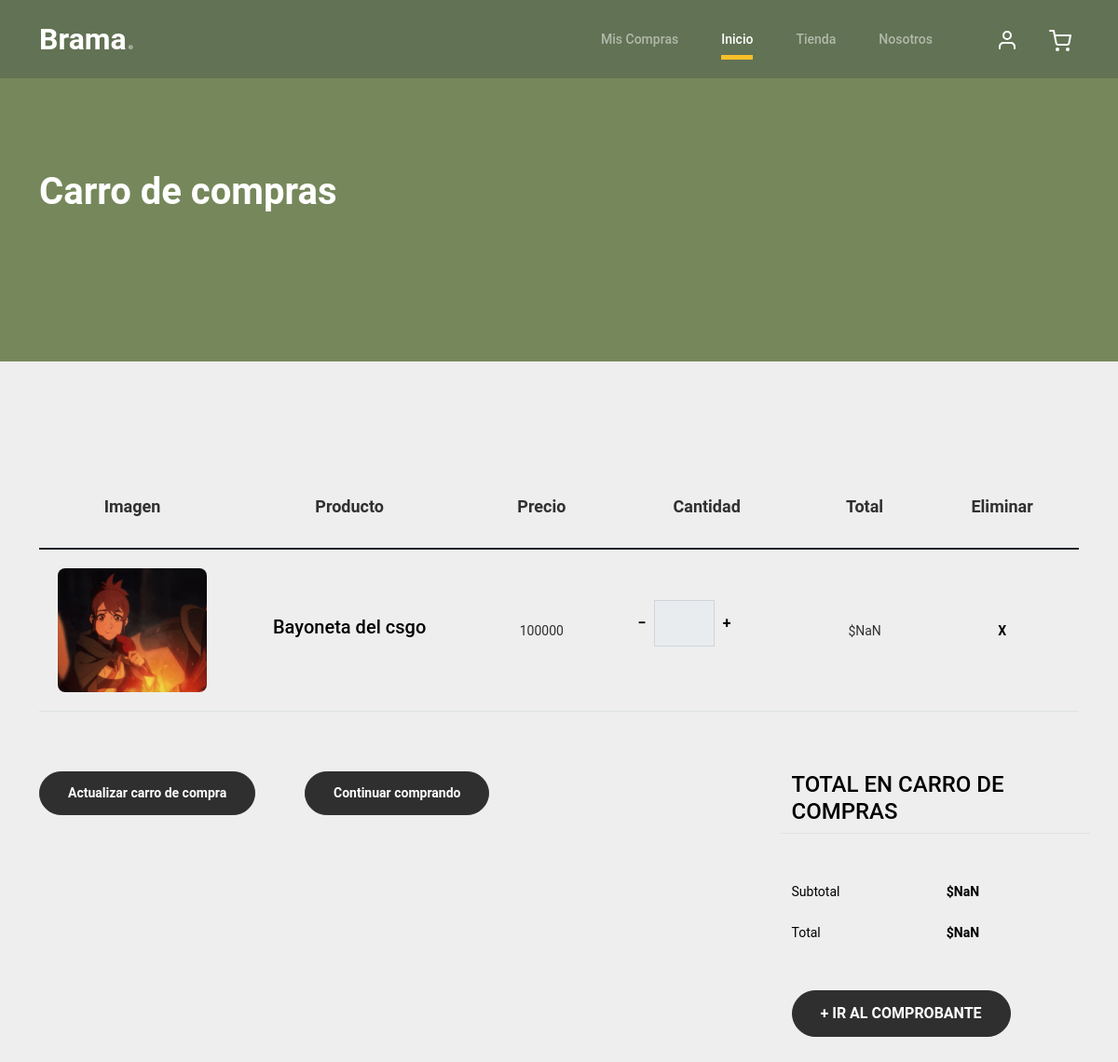
Page /cart/ on the committed database.
### aplicacion/models.py (models this page shows, shortened)
class Carrito(models.Model):
    usuario = models.ForeignKey(Usuario, on_delete=models.CASCADE, related_name='items')
    envio = models.ForeignKey(Envio, on_delete=models.CASCADE, related_name='items')
    producto = models.ForeignKey(Producto, on_delete=models.CASCADE)
    cantidad = models.IntegerField(validators=[MinValueValidator(1)])
    def get_total_price(self):
        return self.producto.precio * self.cantidad

class Producto(models.Model):
    cod_producto = models.AutoField(primary_key=True)
    nombre = models.CharField(max_length=50)
    tipo_producto = models.CharField(max_length=10, choices=TIPO_PRODUCTO, default='OTRO PRODUCTO')
    tipo_municion = models.CharField(max_length=100, choices=TIPO_MUNICION, default='OTRO')
    precio = models.IntegerField(validators=[MinValueValidator(1000), MaxValueValidator(999999999)])
    stock = models.IntegerField(default=0)
    imagen = models.ImageField(upload_to='productos', null=True)

### aplicacion/views.py (the view)
# urls.py: path('cart/', cart, name='cart'),
def cart (request):
    carritos=Carrito.objects.all()
    productos= Producto.objects.all()
    datos={
        "carritos":carritos,
        "productos":productos
    }
    return render(request, "aplicacion/cart.html", datos)

### aplicacion/templates/aplicacion/cart.html (shortened to what this page needs)
{% load static %}
<!doctype html>
<html lang="es">
<head>
    <link rel="stylesheet" href="{% static "aplicacion/css/bootstrap.min.css" %}">
    <link href="https://cdnjs.cloudflare.com/ajax/libs/font-awesome/6.0.0-beta3/css/all.min.css" rel="stylesheet">
    <link rel="stylesheet" href="{% static "aplicacion/css/tiny-slider.css" %}">
    <link rel="stylesheet" href="{% static "aplicacion/css/style.css" %}">
</head>
<body>
    <nav class="custom-navbar navbar navbar-expand-md navbar-dark bg-dark" arial-label="Furni navigation bar">
        <div class="container">
            <a class="navbar-brand" href="{% url "index" %}">Brama<span>.</span></a>
            <div class="collapse navbar-collapse" id="navbarsFurni">
                <ul class="custom-navbar-nav navbar-nav ms-auto mb-2 mb-md-0">
                    <li><a class="nav-link" href="{% url "miscompras" %}">Mis Compras</a></li>
                    <li class="nav-item active">
                        <a class="nav-link" href="{% url "index" %}">Inicio</a>
                    </li>
                    <li><a class="nav-link" href="{% url "shop" %}">Tienda</a></li>
                    <li><a class="nav-link" href="{% url "about" %}">Nosotros</a></li>
                </ul>
                <ul class="custom-navbar-cta navbar-nav mb-2 mb-md-0 ms-5">
                    <li><a class="nav-link" href="{% url "sesion" %}"><img src="{% static "aplicacion/img/user.svg" %}"></a></li>
                    <li><a class="nav-link" href="{% url "cart" %}"><img src="{% static "aplicacion/img/cart.svg" %}"></a></li>
                </ul>
            </div>
        </div>
    </nav>
    <div class="hero">
        <div class="container">
            <div class="row justify-content-between">
                <div class="col-lg-5">
                    <div class="intro-excerpt">
                        <h1>Carro de compras</h1>
                    </div>
                </div>
                <div class="col-lg-7">
                </div>
            </div>
        </div>
    </div>
    <div class="untree_co-section before-footer-section">
        <div class="container">
            <div class="row mb-5">
                <form class="col-md-12" method="post">
                    <div class="site-blocks-table">
                        <table class="table">
                            <thead>
                                <tr>
                                    <th class="product-thumbnail">Imagen</th>
                                    <th class="product-name">Producto</th>
                                    <th class="product-price">Precio</th>
                                    <th class="product-quantity">Cantidad</th>
                                    <th class="product-total">Total</th>
                                    <th class="product-remove">Eliminar</th>
                                </tr>
                            </thead>
                            <tbody>
                                {% for c in carritos %}
                                <tr>
                                    <td class="product-thumbnail">
                                        <img src="{{ c.producto.imagen.url }}" alt="Image" class="img-fluid">
                                    </td>
                                    <td class="product-name">
                                        <h2 class="h5 text-black">{{ c.producto.nombre }}</h2>
                                    </td>
                                    <td class="product-price"> {{ c.producto.precio }}</td>
                                    <td>
                                        <div class="input-group mb-3 d-flex align-items-center quantity-container"
                                             style="max-width: 120px;">
                                            <div class="input-group-prepend">
                                                <button class="btn btn-outline-black decrease" type="button">&minus;</button>
                                            </div>
                                            <input type="text" class="form-control text-center quantity-amount"
                                                   value="{{ c.carrito.cantidad }}" placeholder="" aria-label="Example text with button addon" aria-describedby="button-addon1" disabled>
                                            <div class="input-group-append">
                                                <button class="btn btn-outline-black increase" type="button">&plus;</button>
                                            </div>
                                        </div>
                                    </td>
                                    <td class="product-total"> {{ c.get_total_price }}</td>
                                    <td><a href="#" class="btn btn-black btn-sm btn-remove">X</a></td>
                                </tr>
                                {% endfor %}
                            </tbody>
                        </table>
                    </div>
                </form>
            </div>
            <div class="row">
                <div class="col-md-6">
                    <div class="row mb-5">
                        <div class="col-md-6 mb-3 mb-md-0">
                            <button class="btn btn-black btn-sm btn-block" id="updateCartButton">Actualizar carro de compra</button>
                        </div>
                        <div class="col-md-6">
                            <a href="{% url "shop" %}" class="btn btn-black btn-sm btn-block">Continuar comprando</a>
                        </div>
                    </div>
                </div>
                <div class="col-md-6 pl-5">
                    <div class="row justify-content-end">
                        <div class="col-md-7">
                            <div class="row">
                                <div class="col-md-12 text-right border-bottom mb-5">
                                    <h3 class="text-black h4 text-uppercase">Total en Carro de compras</h3>
                                </div>
                            </div>
                            <div class="row mb-3">
                                <div class="col-md-6">
                                    <span class="text-black">Subtotal</span>
                                </div>
                                <div class="col-md-6 text-right">
                                    <strong class="text-black" id="subtotal">$0 </strong>
                                </div>
                            </div>
                            <div class="row mb-5">
                                <div class="col-md-6">
                                    <span class="text-black">Total</span>
                                </div>
                                <div class="col-md-6 text-right">
                                    <strong class="text-black" id="total">$0</strong>
                                </div>
                            </div>
                            <div class="row">
                                <div class="col-md-12">
                                    <a href="{% url 'checkout' %}" role="button" class="btn text-uppercase">+ Ir al Comprobante</a>
                                </div>
                            </div>
                        </div>
                    </div>
                </div>
            </div>
        </div>
    </div>
</body>
</html>

### aplicacion/static/aplicacion/css/style.css (style rules this page uses)
body { overflow-x: hidden; position: relative; }
body { font-family: "Inter", sans-serif; font-weight: 400; line-height: 28px; color: #6a6a6a; font-size: 14px; background-color: #eff2f1; }
a { text-decoration: none; -webkit-transition: .3s all ease; -o-transition: .3s all ease; transition: .3s all ease; color: #2f2f2f; text-decoration: underline; }
.custom-navbar { background: #627254 !important; padding-top: 20px; padding-bottom: 20px; }
.custom-navbar .navbar-brand { font-size: 32px; font-weight: 600; }
.custom-navbar .navbar-brand > span { opacity: .4; }
@media (min-width: 992px) { .custom-navbar .custom-navbar-nav li { margin-left: 15px; margin-right: 15px; } }
.custom-navbar .custom-navbar-nav li a { font-weight: 500; color: #ffffff !important; opacity: .5; -webkit-transition: .3s all ease; -o-transition: .3s all ease; transition: .3s all ease; position: relative; }
@media (min-width: 768px) { .custom-navbar .custom-navbar-nav li a:before { content: ""; position: absolute; bottom: 0; left: 8px; right: 8px; background: #f9bf29; height: 5px; opacity: 1; visibility: visible; width: 0; -webkit-transition: .15s all ease-out; -o-transition: .15s all ease-out; transition: .15s all ease-out; } }
.custom-navbar .custom-navbar-nav li.active a { opacity: 1; }
.custom-navbar .custom-navbar-nav li.active a:before { width: calc(100% - 16px); }
.custom-navbar .custom-navbar-cta { margin-left: 0 !important; -webkit-box-orient: horizontal; -webkit-box-direction: normal; -ms-flex-direction: row; flex-direction: row; }
@media (min-width: 768px) { .custom-navbar .custom-navbar-cta { margin-left: 40px !important; } }
.custom-navbar .custom-navbar-cta li { margin-left: 0px; margin-right: 0px; }
.custom-navbar .custom-navbar-cta li:first-child { margin-right: 20px; }
.hero { background: #76885B; padding: calc(4rem - 30px) 0 0rem 0; }
@media (min-width: 768px) { .hero { padding: calc(4rem - 30px) 0 4rem 0; } }
@media (min-width: 992px) { .hero { padding: calc(8rem - 30px) 0 8rem 0; } }
.hero .intro-excerpt { position: relative; z-index: 4; }
@media (min-width: 992px) { .hero .intro-excerpt { max-width: 450px; } }
.hero h1 { font-weight: 700; color: #ffffff; margin-bottom: 30px; }
.btn { font-weight: 600; padding: 12px 30px; border-radius: 30px; color: #ffffff; background: #2f2f2f; border-color: #2f2f2f; }
.before-footer-section { padding: 7rem 0 12rem 0 !important; }
.untree_co-section { padding: 7rem 0; }
.form-control { height: 50px; border-radius: 10px; font-family: "Inter", sans-serif; }
.site-blocks-table { overflow: auto; }
.site-blocks-table .product-thumbnail { width: 200px; }
.site-blocks-table .btn { padding: 2px 10px; }
.site-blocks-table thead th { padding: 30px; text-align: center; border-width: 0px !important; vertical-align: middle; color: rgba(0, 0, 0, 0.8); font-size: 18px; }
.site-blocks-table td { padding: 20px; text-align: center; vertical-align: middle; color: rgba(0, 0, 0, 0.8); }
.site-blocks-table tbody tr:first-child td { border-top: 1px solid #3b5d50 !important; }
.site-blocks-table .btn { background: none !important; color: #000000; border: none; height: auto !important; }
:root { --dark-green: #627254; --light-green: #76885B; --gray: #DDDDDD; --light-gray: #EEEEEE; }
body { background-color: var(--light-gray); color: var(--dark-green); }
h1 { color: var(--light-green); }
.img-fluid { transition: transform 0.5s ease; cursor: pointer; }
body { font-family: 'Roboto', sans-serif; background-color: #EEEEEE; }
h1 { color: #627254; font-weight: 700; }
.img-fluid { transition: transform 0.3s ease; cursor: pointer; border-radius: 8px; color: #EEEEEE; font-weight: bold; }

### rows in the picture
Carrito: producto.imagen (picture), producto.nombre "Bayoneta del csgo", producto.precio "100000"
